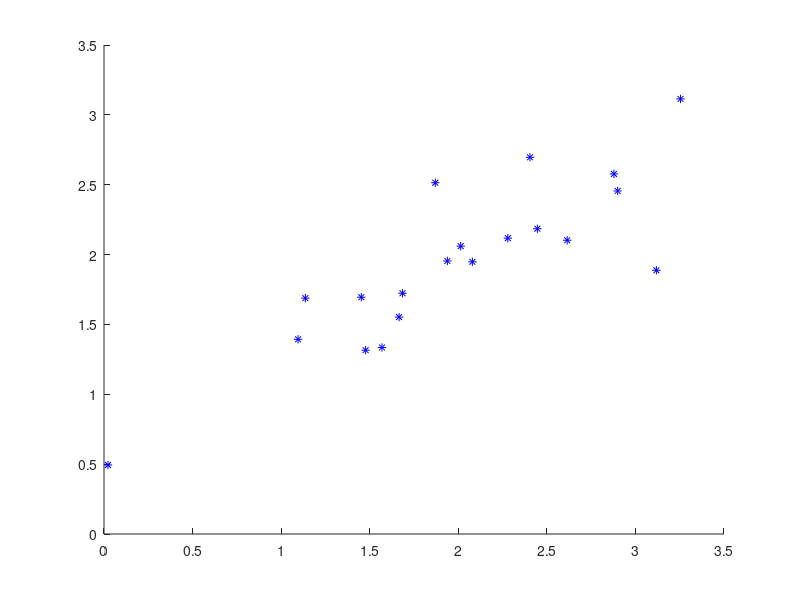

MATLAB code to generate this figure: (Note: this script raises an error after producing the figure.)
clear
close all
clc















figure()
hold on

rng(1)

rotation = [cos(pi/4),-sin(pi/4);sin(pi/4),cos(pi/4)];
sigma =rotation*[1,0;0,0.1]*rotation';
true_mean = [2;2];

number_of_particles = 20;

particles = mvnrnd(true_mean,sigma,number_of_particles);

sigma = cov(particles);

plot(particles(:,1), particles(:,2),'b*')

error_ellipse(sigma,[mean(particles(:,1)),mean(particles(:,2))],0.865,'style','r-')

xlim([0,4])
ylim([0,4])

legend('Particles','2\sigma envelope')

xlabel('\epsilon_x')
ylabel('\epsilon_y')

grid on